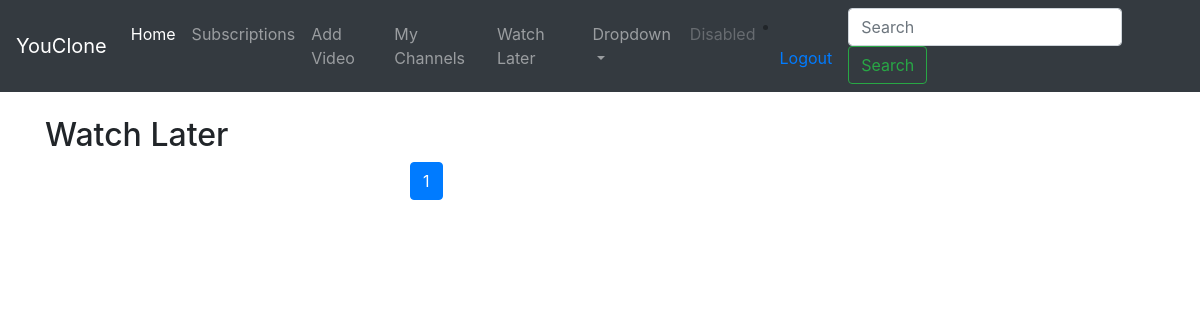
Before: /my_watch_later/ (signed in) with the older database file.
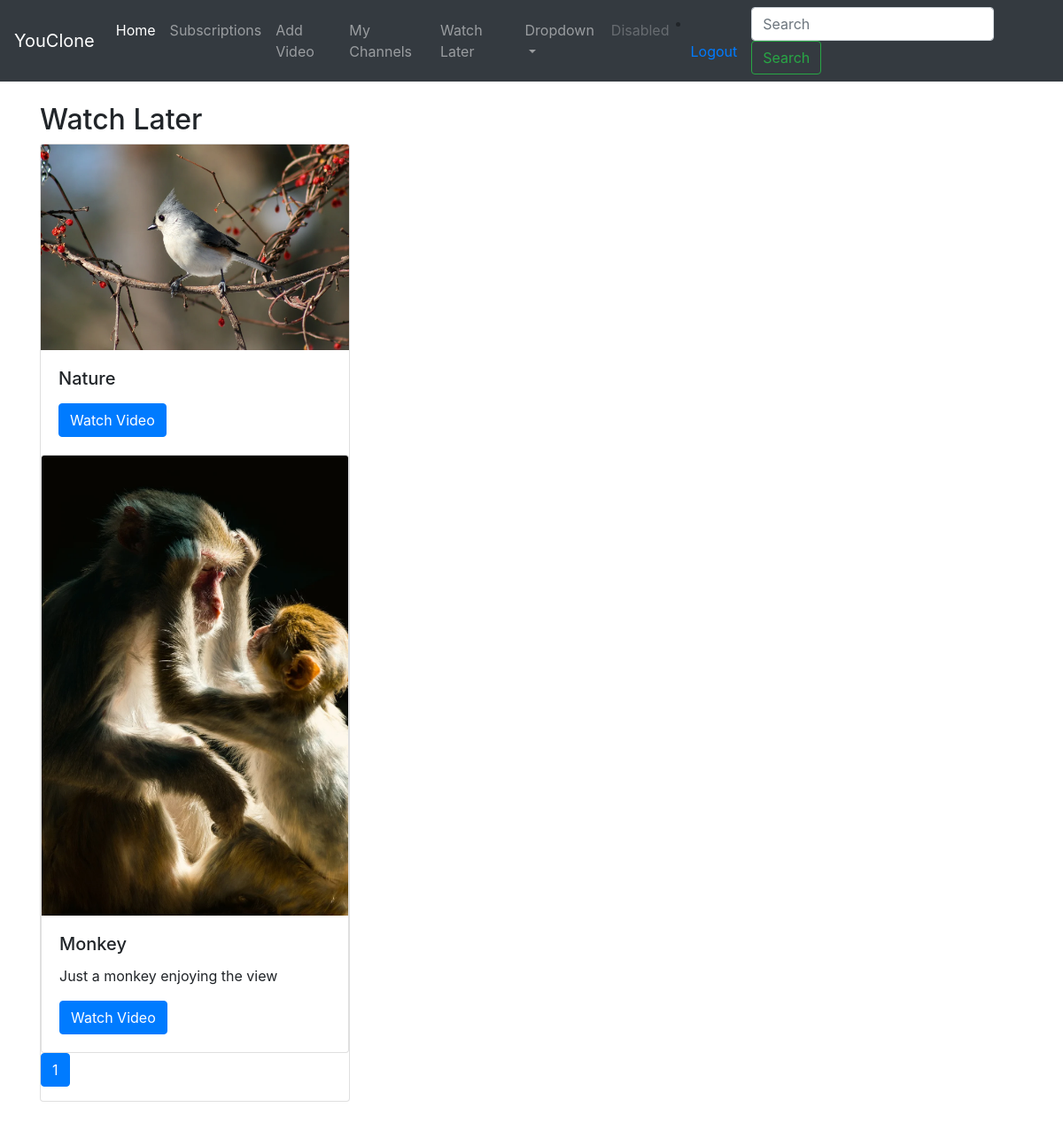
After: the same page with the newer database file.
### video/models.py (models this page shows, shortened)
class WatchLater(models.Model):
    user = models.ForeignKey(User, on_delete=models.CASCADE)
    video = models.ForeignKey(Video, on_delete=models.CASCADE)
    timestamp = models.DateTimeField(auto_now_add=True)

class Video(models.Model):
    DEFAULT_THUMBNAIL = 'thumbnails/default_thumbnail.jpg'
    title = models.CharField(max_length=80)
    user = models.ForeignKey(User, on_delete=models.CASCADE)
    channel = models.ForeignKey(Channel, null=True, on_delete=models.CASCADE)
    file = models.FileField(upload_to='videos/', validators=[validate_file_extension])
    thumbnail = models.ImageField(default=DEFAULT_THUMBNAIL, upload_to='thumbnails/', blank=True, null=True)
    description = models.TextField(max_length=5000, blank=True, null=True)
    upload_date = models.DateTimeField(auto_now_add=True)
    tag = models.ManyToManyField(Tag, blank=True)
    likes = models.ManyToManyField(User, related_name='video_like')
    dislikes = models.ManyToManyField(User, related_name='video_dislike')
    views = models.IntegerField(default=0)

### video/views.py (the view)
# urls.py: path('my_watch_later/', views.my_watch_later, name='my-watch-later'),
@login_required
def my_watch_later(request):
    video_list = WatchLater.objects.filter(user=request.user).order_by('-timestamp')
    paginator = Paginator(video_list, 20)
    page_number = request.GET.get('page')
    page_obj = paginator.get_page(page_number)
    return render(request, 'video/my_watch_later.html', {'page_obj': page_obj})

### video/templates/video/my_watch_later.html (shortened to what this page needs)
{% extends 'video/base.html' %}
{% block content %}
    <section class="container mt-4">
        <h2>Watch Later</h2>
        <div class="row">
            <div class="col-md-4 mb-4">
                {% for watch_later in page_obj %}
                    <div class="card">
                    <img src="{{ watch_later.video.thumbnail.url }}" class="card-img-top" alt="Video Thumbnail">
                    <div class="card-body">
                        <h5 class="card-title">{{ watch_later.video.title }}</h5>
                        <p class="card-text">{{ watch_later.video.description }}</p>
                        <a href="{% url 'video:video-detail' watch_later.video.id %}" class="btn btn-primary">Watch Video</a>
                    </div>
                {% endfor %}
                </div>
                <nav aria-label="Page navigation example">
                    <ul class="pagination">
                        <li class="page-item active">
                            <a class="page-link" href="#">{{ page_obj.number }}<span class="sr-only">(current)</span></a>
                        </li>
                    </ul>
                </nav>
            </div>
        </div>
    </section>
{% endblock %}

### video/templates/video/base.html (shortened to what this page needs)
<!DOCTYPE html>
<html lang="en">
<head>
    <link rel="stylesheet" href="https://cdn.jsdelivr.net/npm/bootstrap@4.0.0/dist/css/bootstrap.min.css"
>
</head>
<body>
<nav class="navbar navbar-expand-lg navbar-dark bg-dark">
    <a class="navbar-brand" href="{% url 'video:home' %}">YouClone</a>
    <div class="collapse navbar-collapse" id="navbarSupportedContent">
        <ul class="navbar-nav mr-auto">
            <li class="nav-item active">
                <a class="nav-link" href="#">Home <span class="sr-only">(current)</span></a>
            </li>
            {% if user.is_authenticated %}
                <li class="nav-item">
                    <a class="nav-link" href="{% url 'channel:my-subscriptions' %}">Subscriptions</a>
                </li>
                <li class="nav-item">
                    <a class="nav-link" href="{% url 'video:add-video' %}">Add Video</a>
                </li>
                <a class="nav-link" href="{% url 'channel:my-channels' %}">My Channels</a>
                <a class="nav-link" href="{% url 'video:my-watch-later' %}">Watch Later</a>
            {% endif %}
            <li class="nav-item dropdown">
                <a class="nav-link dropdown-toggle" href="#" id="navbarDropdown" role="button" data-toggle="dropdown"
                   aria-haspopup="true" aria-expanded="false">
                    Dropdown
                </a>
            </li>
            <li class="nav-item">
                <a class="nav-link disabled" href="#">Disabled</a>
            </li>
        </ul>
        {% if user.is_authenticated %}
            <li class="nav-item">
                <a class="nav-link" href="{% url 'channel:logout' %}">Logout</a>
            </li>
        {% else %}
            <a class="nav-link" href="{% url 'channel:login' %}">Login</a>
            <a class="nav-link" href="{% url 'channel:register' %}">Register</a>
        {% endif %}
        <form action="{% url 'video:search' %}" method='GET' class="form-inline my-2 my-lg-0">
            <input name='q' class="form-control mr-sm-2" type="search" placeholder="Search" aria-label="Search">
            <button class="btn btn-outline-success my-2 my-sm-0" type="submit">Search</button>
        </form>
    </div>
</nav>
{% block content %}
{% endblock %}
</body>
</html>

Changed rows visible on the page:
added WatchLater: video.thumbnail (picture), video "Nature"
added WatchLater: video.thumbnail (picture), video "Monkey", video.description "Just a monkey enjoying the view"
